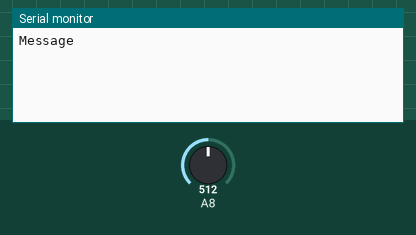
This sketch was run on a simulated Arduino Mega 2560, built with avr-gcc and run on an emulated ATmega2560. On the bench: the last lines printed to the serial monitor. The test bench sets the inputs (shaded band); at power-on: A8 = 512. The modem accepts every AT command (registered, SIM ready, sends succeed) and sends nothing else.

Above: at 1.7 s.
1.8 s: A8 set to 80
At 9.6 s:
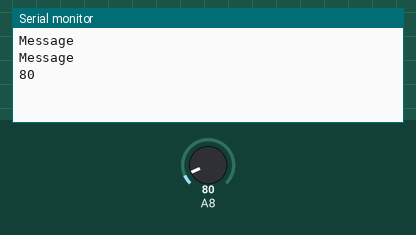
11.2 s: A8 set to 0
At 12.4 s:
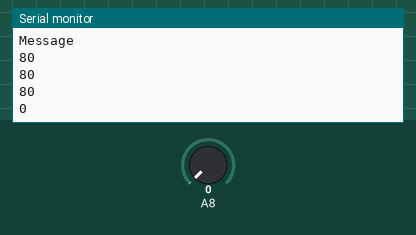

Measured:
- after the input at 1.8 s, the serial monitor: prints a new line after 6.9 s (image 1)
- after the input at 11.2 s, the serial monitor: prints a new line after 0.54 s (image 2)

The sketch:

LaunchOverloadDetection.ino
```cpp
#include <SoftwareSerial.h>      //GSM
SoftwareSerial mySerial(9, 10);  //Rx/Tx
void setup()
{
  pinMode(A8,INPUT);
  mySerial.begin(19200);
  Serial.begin(19200);
  delay(500);
}
void loop()
{
  int a=analogRead(A8);
if(a<=90){
  Serial.println(a);
  delay(1000);
}
if(a>=90){
  SendTextMessage();
  }
}
void SendTextMessage()    //send a message(3)
{
  Serial.println("Message");
  mySerial.println("AT+CMGF=1");
  delay(2000);
  mySerial.println("AT+CMGS=\"+8801738833277\"\r"); // change to the phone number you using
  delay(2000);
  mySerial.println("Launch overload limit !");//the content of the message
  delay(200);
  mySerial.println((char)26);
  delay(2000);
  mySerial.println("AT+CMGD=1,4");
  delay(2000);
  Serial.println("Message");
}
```
